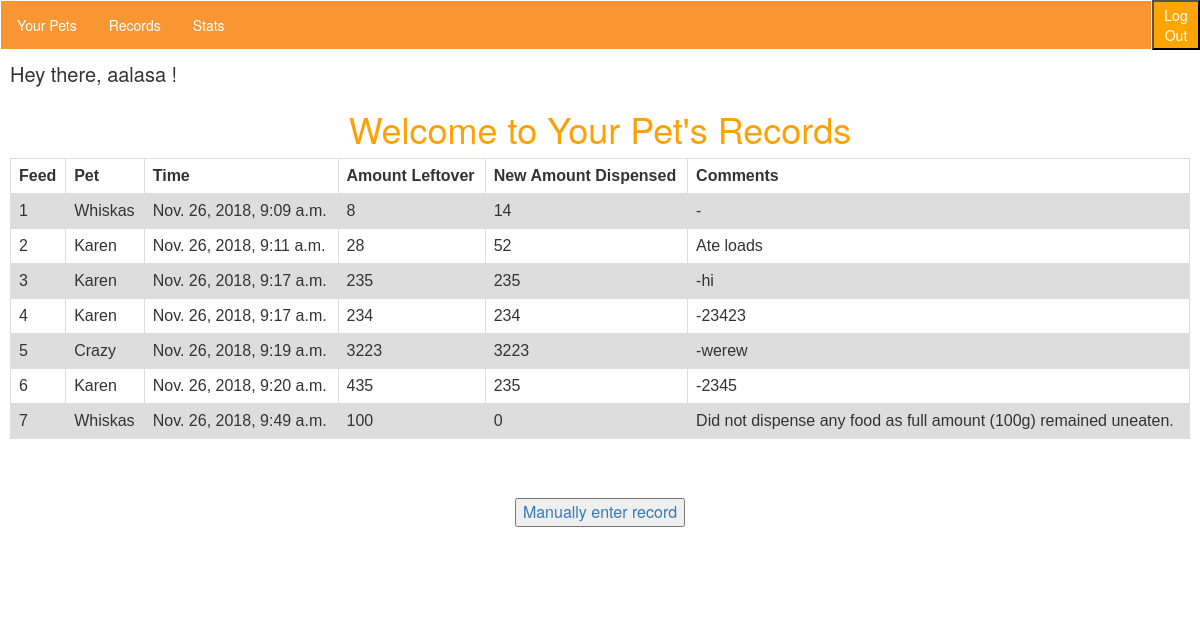
The page /records/ (signed in) on the database its author committed.
### records/models.py (models this page shows, shortened)
class Record(models.Model):
    feedID = models.AutoField(primary_key=True)
    dateTime = models.DateTimeField(auto_now_add=True)
    amountLeftOver = models.IntegerField(default='0')
    amountDispensed = models.IntegerField(default='0')
    additionalInfo = models.TextField(default=" ")
    selectPet = models.ForeignKey(Pet, on_delete=models.CASCADE)
    author = models.ForeignKey(User, on_delete=models.CASCADE, default=None)
    """from records.models import Pet
    Pet.objects.all()
    pet1 = Pet()
    pet1.petName = "Roger"
    pet1.save()
        #
    thumb = models.ImageField(default='default.png', blank=True)"""

class Pet(models.Model):
    petName = models.CharField(max_length=100, default='My Pet')
    petImage = models.ImageField(default='default.png', blank=True)
    author = models.ForeignKey(User, on_delete=models.CASCADE, default=None)

### records/views.py (the view)
# urls.py: url(r'^records/', include('records.urls')),
@login_required(login_url="/accounts/login/")
def records(request):
    thisauthor = request.user
    thisfeed = Record.objects.all()
    """
    amountDispensed = Record.objects.get(feedID=6).amountDispensed
    amountConsumed = amountLeftOver - amountDispensed
    totaldispensed = Record.objects.aggregate(Sum('amountDispensed'))"""
    records = Record.objects.filter(author=request.user)
    return render(request, 'records/records.html', {'records': records, 'this-author': thisauthor, 'thisfeed': thisfeed},)

### records/templates/records/records.html (shortened to what this page needs)
{% extends 'interior_layout.html' %}
{% block content %}
<h1>Welcome to Your Pet's Records</h1>
<div class="records" style="margin: 0 auto;">
    <table>
  <tr>
    <th>Feed</th>
      <th>Pet</th>
    <th>Time</th>
    <th>Amount Leftover</th>
      <th>New Amount Dispensed</th>
            <th>Comments</th>
  </tr>
         {% for record in records %}
    <div class="individual_record">
  <tr>
    <td>{{record.feedID}}</td>
          <td>{{record.selectPet.petName}}</td>
    <td>{{record.dateTime}}</td>
    <td>{{record.amountLeftOver}}</td>
      <td>{{record.amountDispensed}}</td>
            <td>{{record.additionalInfo}}</td>
  </tr>
    </div>
    {% endfor %}
</table>
<div style="font-size:medium; margin: 5%; background:transparent; text-align:center;">
    <a href="/records/create"><button>Manually enter record</button></a></div>
</div>
{% endblock %}

### templates/interior_layout.html (shortened to what this page needs)
{% load static from staticfiles %}
<html>
    <head>
        <link rel="stylesheet" href="//maxcdn.bootstrapcdn.com/bootstrap/3.2.0/css/bootstrap.min.css">
        <link rel="stylesheet" href="//maxcdn.bootstrapcdn.com/bootstrap/3.2.0/css/bootstrap-theme.min.css">
        <link rel="stylesheet" href="{% static 'style.css' %}">
    </head>
    <body>
        <div class="navbar" style="width:96%; float:left; display:inline;">
            <ul>
                <li><a href="/records/your-pet">Your Pets</a></li>
                                <li><a href="/records">Records</a></li>
                <li><a href="/records/stats">Stats</a></li>
            </ul></div>
<ul class="logout_button" style="height:99px; margin-right:0px; background:orange; color:white; border:0px; position:absolute; display:inline; clear:right; margin-left:0px; margin-top:0px; width:auto;">
                    <form class="logout-link" action="/accounts/logout/" method="POST">
                        <button class="logout_button" style="height:50%; width:auto; background:orange;" type="submit">Log Out</button>
                    </form>
            </ul>
<br >
        <div class="wrapper">
            <p style=" font-size: 20px;">Hey there, {{ request.user }} !</p>
            {% block content %}
            {% endblock %}
        </div>
    </body>
</html>

### records/static/style.css (style rules this page uses)
body { background: #ffffff; }
h1 { text-align: center; color: #FCA205; }
.navbar { height: 40px; }
ul { list-style-type: none; margin: 0; padding: 0; overflow: hidden; background-color: #f99634; }
li { float: left; }
li a { display: block; color: white; text-align: center; padding: 14px 16px; text-decoration: none; }
* { box-sizing: border-box; }
.wrapper { width:100%; background:white; position:absolute; margin-top:30px; padding:10px; }
table { font-family: arial, sans-serif; border-collapse: collapse; width: 100%; }
td, th { border: 1px solid #dddddd; text-align: left; padding: 8px; }
tr:nth-child(even) { background-color: #dddddd; }

### rows shown on the page
Record: feedID "1", selectPet.petName "Whiskas", dateTime "Nov. 26, 2018, 9:09 a.m.", amountLeftOver "8", amountDispensed "14", additionalInfo "-"
Record: feedID "2", selectPet.petName "Karen", dateTime "Nov. 26, 2018, 9:11 a.m.", amountLeftOver "28", amountDispensed "52", additionalInfo "Ate loads"
Record: feedID "3", selectPet.petName "Karen", dateTime "Nov. 26, 2018, 9:17 a.m.", amountLeftOver "235", amountDispensed "235", additionalInfo "-hi"
Record: feedID "4", selectPet.petName "Karen", dateTime "Nov. 26, 2018, 9:17 a.m.", amountLeftOver "234", amountDispensed "234", additionalInfo "-23423"
Record: feedID "5", selectPet.petName "Crazy", dateTime "Nov. 26, 2018, 9:19 a.m.", amountLeftOver "3223", amountDispensed "3223", additionalInfo "-werew"
Record: feedID "6", selectPet.petName "Karen", dateTime "Nov. 26, 2018, 9:20 a.m.", amountLeftOver "435", amountDispensed "235", additionalInfo "-2345"
Record: feedID "7", selectPet.petName "Whiskas", dateTime "Nov. 26, 2018, 9:49 a.m.", amountLeftOver "100", amountDispensed "0", additionalInfo "Did not dispense any food as full amount (100g) remained uneaten."

### other values the page prints
{{ request.user }} "aalasa"
